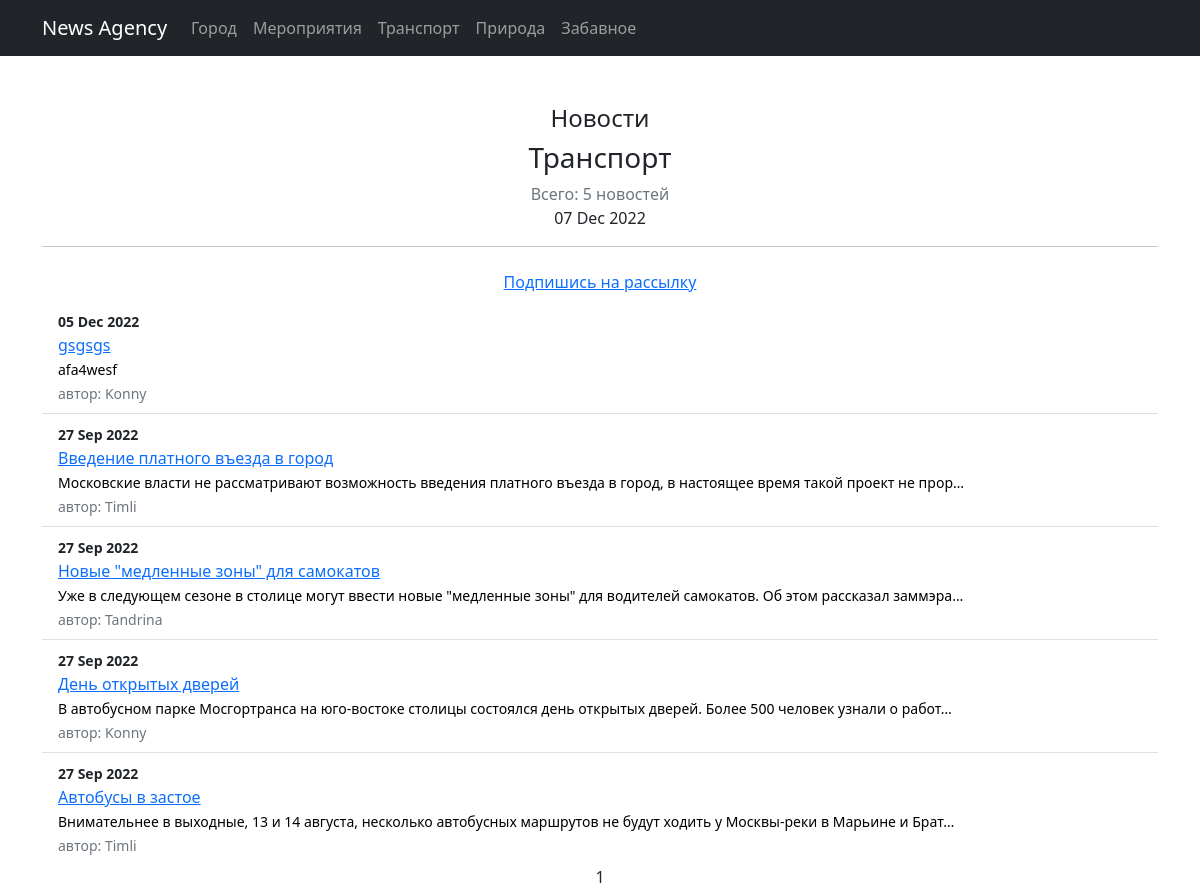
/posts/category/2/, run on the app's committed database.
### posts/models.py (models this page shows, shortened)
class Category(models.Model):
    name = models.CharField(max_length=64, unique=True)
    subscribe = models.ManyToManyField(User, related_name='category')
    class Meta:
        verbose_name = 'категория'
        verbose_name_plural = 'категории'

class Post(models.Model):
    ARTICLE = 'AR'
    NEWS = 'NW'
    CATEGORIES = [
        (ARTICLE, 'статья'),
        (NEWS, 'новость'),
    ]
    articleType = models.CharField(max_length=2, choices=CATEGORIES, default=NEWS, verbose_name='Тип публикации')
    dateAdd = models.DateTimeField(auto_now_add=True, verbose_name='Дата публикации')
    headline = models.CharField(max_length=128, verbose_name='Заголовок')
    text = models.TextField(null=False, verbose_name='Текст статьи')
    picture = models.ImageField(default=0, upload_to='images/')
    rate = models.SmallIntegerField(default=0, verbose_name='рейтинг')
    creator = models.ForeignKey(Author, on_delete=models.CASCADE, verbose_name='Автор')
    postCategory = models.ManyToManyField(Category, through='PostCategory')
    class Meta:
        verbose_name = 'статья'
        verbose_name_plural = 'статьи'

class Author(models.Model):
    authorRate = models.SmallIntegerField(default=0)
    authorUser = models.OneToOneField(User, on_delete=models.CASCADE)
    def __str__(self):
        return f'{self.authorUser}'

### posts/views.py (the view)
# urls.py: path('category/<int:pk>/', CategoryView.as_view(), name='category_list'),
class CategoryView(ListView):
    model = Post  # какую модель используем
    ordering = '-dateAdd'  # по какому полю пойдет сортировка
    template_name = 'category_list.html'  # шаблон для отображения
    context_object_name = 'category_news'  # список объектов, которые будут передаваться в шаблон
    paginate_by = 5
    def get_queryset(self):
        self.postCategory = get_object_or_404(Category, id=self.kwargs['pk'])
        queryset = Post.objects.filter(postCategory=self.postCategory).order_by('-dateAdd')
        return queryset
    def get_context_data(self, **kwargs):
        context = super().get_context_data(**kwargs)
        context['is_not_subscriber'] = self.request.user not in self.postCategory.subscribe.all()
        context['is_subscriber'] = self.request.user in self.postCategory.subscribe.all()
        context['Category'] = self.postCategory
        return context

### posts/templatetags/custom_filters.py (called while the page is built)
@register.filter()
def censor(value):
    words = ['хрень', 'пиздец', 'пипец', 'редис']
    try:
        isinstance(value, str)
    except ValueError:
        return f'Некорректный ввод текста'
    for w in words:
        if w in value.lower():
            value = value.replace(w[1:len(w)], '****')
    return value

### posts/templatetags/custom_tags.py (called while the page is built)
@register.simple_tag
def current_time(format_string='%d %b %Y'):
    return datetime.utcnow().strftime(format_string)

### templates/category_list.html (shortened to what this page needs)
{% extends 'newsagency/default.html'%}
{% load custom_filters %}
{% load custom_tags %}
{% block content %}
    <h4 class="text-center">Новости</h4>
    <h3 class="text-center">{{Category.name}}</h3>
    <h8 class="text-muted fs-6 fw-normal">Всего: {{ page_obj.paginator.count }} новостей</h8><br>
    <h8 style="text-align: center">{% current_time %}</h8>
<br><hr>
    {% if 'is_not_subscriber' %}
        <button class="btn"><a href="{% url 'subscribe' Category.id %} ">Подпишись на рассылку</a></button>
    {% endif %}
    {% if category_news %}
        <div style="text-align: left;">
        <ul class="list-group list-group-flush">
            {% for post in category_news %}
            <li class="list-group-item">
                <small class="fw-bold">{{ post.dateAdd|date:'d M Y' }}</small><br>
                <a href="{% url 'post_detail' post.id %}">{{ post.headline|censor }}</a><br>
                <small class="text-black">{{ post.text|truncatechars:120|censor }}</small><br>
                <small class="text-muted"> автор: {{ post.creator }}</small><br>
            </li>
        {% endfor %}
        </ul>
        </div>
    {% else %}
        <h2>Пока новостей нет</h2>
    {% endif %}
        {{ page_obj.number }}
{% endblock content %}

### data on the page
Category: name "Транспорт"
Post: dateAdd "05 Dec 2022", headline|censor "gsgsgs", text|censor "afa4wesf", creator "Konny"
Post: dateAdd "27 Sep 2022", headline|censor "Введение платного въезда в город", text|censor "Московские власти не рассматривают возможность введения платного въезда в город, в настоящее время такой проект не прор…", creator "Timli"
Post: dateAdd "27 Sep 2022", headline|censor "Новые \"медленные зоны\" для самокатов", text|censor "Уже в следующем сезоне в столице могут ввести новые \"медленные зоны\" для водителей самокатов. Об этом рассказал заммэра…", creator "Tandrina"
Post: dateAdd "27 Sep 2022", headline|censor "День открытых дверей", text|censor "В автобусном парке Мосгортранса на юго-востоке столицы состоялся день открытых дверей. Более 500 человек узнали о работ…", creator "Konny"
Post: dateAdd "27 Sep 2022", headline|censor "Автобусы в застое", text|censor "Внимательнее в выходные, 13 и 14 августа, несколько автобусных маршрутов не будут ходить у Москвы-реки в Марьине и Брат…", creator "Timli"

### other printed values
{{ page_obj.paginator.count }} "5"
{{ page_obj.number }} "1"
